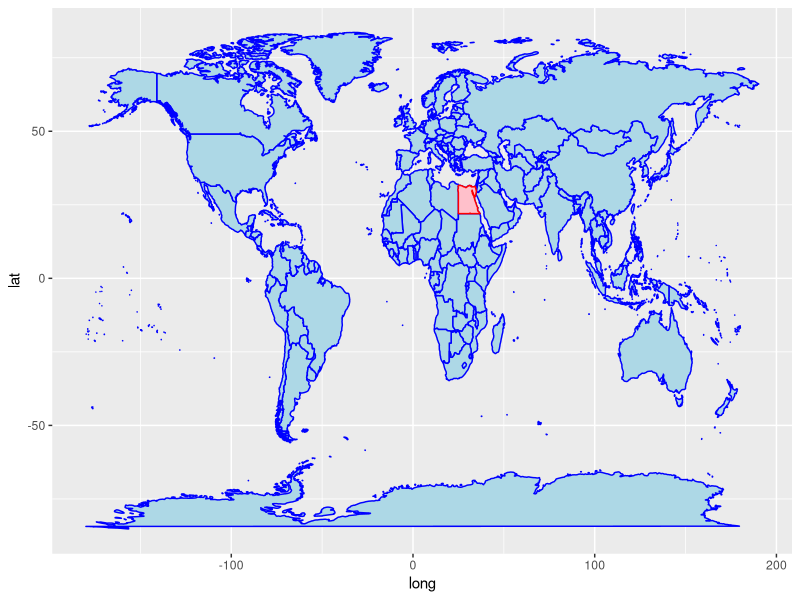

R code for this plot:
## ---- chunk 1
knitr::opts_chunk$set(echo = FALSE)
## ---- chunk 2
library(tidyverse)
## ---- chunk 3



map_emr <- map_data('world')[map_data('world')$region %in% c("Egypt"),]

ggplot() +                 # first layer
geom_polygon(data = map_data("world"), 
             aes(x=long, y=lat, group = group), 
             color = 'blue', fill = 'lightblue')+ 
  
  geom_polygon(data = map_emr,
               aes(x=long, y=lat, group = group),
               color = 'red', fill = 'pink')
knitr::opts_chunk$set(echo = FALSE)
